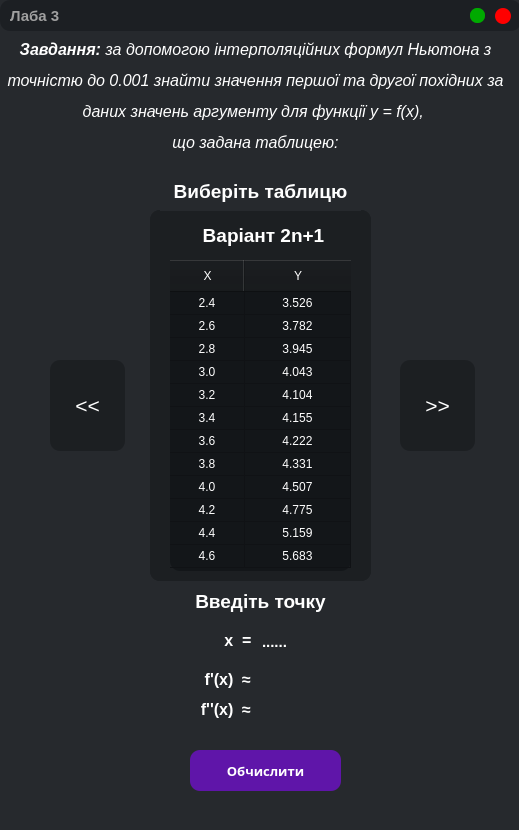
<?xml version="1.0" encoding="UTF-8"?>
<ui version="4.0">
 <class>Lab3</class>
 <widget class="QMainWindow" name="Lab3">
  <property name="geometry">
   <rect>
    <x>0</x>
    <y>0</y>
    <width>519</width>
    <height>830</height>
   </rect>
  </property>
  <property name="windowTitle">
   <string>MainWindow</string>
  </property>
  <property name="styleSheet">
   <string notr="true">background-color: rgb(38, 41, 45);</string>
  </property>
  <widget class="QWidget" name="centralwidget">
   <widget class="QStackedWidget" name="stackedWidget">
    <property name="geometry">
     <rect>
      <x>150</x>
      <y>210</y>
      <width>221</width>
      <height>371</height>
     </rect>
    </property>
    <property name="styleSheet">
     <string notr="true">background-color: rgb(28, 31, 34);
border-radius:10px;</string>
    </property>
    <property name="frameShape">
     <enum>QFrame::NoFrame</enum>
    </property>
    <property name="currentIndex">
     <number>0</number>
    </property>
    <widget class="QWidget" name="page_1">
     <widget class="QTableWidget" name="tableWidget">
      <property name="geometry">
       <rect>
        <x>20</x>
        <y>50</y>
        <width>181</width>
        <height>311</height>
       </rect>
      </property>
      <property name="styleSheet">
       <string notr="true">QTableWidget{
	background-color:rgb(19, 22, 25);
	color: rgb(255, 255, 255);
	qproperty-textAlignment: AlignHCenter, AlignHCenter;
	font: 85 12pt &quot;Segoe UI&quot;;
}

QHeaderView::section {
	text-align: center;
    background-color: rgb(19, 22, 25);
	color: rgb(255, 255, 255);
    height: 32px;
}

QTableCornerButton::section{
	background-color: rgb(19, 22, 25);
}</string>
      </property>
      <property name="frameShape">
       <enum>QFrame::NoFrame</enum>
      </property>
      <property name="verticalScrollBarPolicy">
       <enum>Qt::ScrollBarAlwaysOff</enum>
      </property>
      <property name="horizontalScrollBarPolicy">
       <enum>Qt::ScrollBarAlwaysOff</enum>
      </property>
      <property name="showGrid">
       <bool>true</bool>
      </property>
      <property name="gridStyle">
       <enum>Qt::SolidLine</enum>
      </property>
      <property name="wordWrap">
       <bool>true</bool>
      </property>
      <property name="cornerButtonEnabled">
       <bool>true</bool>
      </property>
      <property name="rowCount">
       <number>12</number>
      </property>
      <property name="columnCount">
       <number>2</number>
      </property>
      <attribute name="horizontalHeaderDefaultSectionSize">
       <number>75</number>
      </attribute>
      <attribute name="horizontalHeaderStretchLastSection">
       <bool>true</bool>
      </attribute>
      <attribute name="verticalHeaderVisible">
       <bool>false</bool>
      </attribute>
      <attribute name="verticalHeaderDefaultSectionSize">
       <number>23</number>
      </attribute>
      <attribute name="verticalHeaderHighlightSections">
       <bool>true</bool>
      </attribute>
      <attribute name="verticalHeaderShowSortIndicator" stdset="0">
       <bool>false</bool>
      </attribute>
      <attribute name="verticalHeaderStretchLastSection">
       <bool>false</bool>
      </attribute>
      <row>
       <property name="text">
        <string>0</string>
       </property>
       <property name="background">
        <color>
         <red>255</red>
         <green>255</green>
         <blue>255</blue>
        </color>
       </property>
      </row>
      <row>
       <property name="text">
        <string>1</string>
       </property>
      </row>
      <row>
       <property name="text">
        <string>2</string>
       </property>
      </row>
      <row>
       <property name="text">
        <string>3</string>
       </property>
      </row>
      <row>
       <property name="text">
        <string>4</string>
       </property>
      </row>
      <row>
       <property name="text">
        <string>5</string>
       </property>
      </row>
      <row>
       <property name="text">
        <string>6</string>
       </property>
      </row>
      <row>
       <property name="text">
        <string>7</string>
       </property>
      </row>
      <row>
       <property name="text">
        <string>8</string>
       </property>
      </row>
      <row>
       <property name="text">
        <string>9</string>
       </property>
      </row>
      <row>
       <property name="text">
        <string>10</string>
       </property>
      </row>
      <row>
       <property name="text">
        <string>11</string>
       </property>
      </row>
      <column>
       <property name="text">
        <string>X</string>
       </property>
       <property name="background">
        <color>
         <red>255</red>
         <green>255</green>
         <blue>255</blue>
        </color>
       </property>
       <property name="foreground">
        <brush brushstyle="SolidPattern">
         <color alpha="255">
          <red>0</red>
          <green>0</green>
          <blue>0</blue>
         </color>
        </brush>
       </property>
      </column>
      <column>
       <property name="text">
        <string>Y</string>
       </property>
       <property name="foreground">
        <brush brushstyle="SolidPattern">
         <color alpha="255">
          <red>19</red>
          <green>22</green>
          <blue>25</blue>
         </color>
        </brush>
       </property>
      </column>
      <item row="0" column="0">
       <property name="text">
        <string>2.4</string>
       </property>
       <property name="textAlignment">
        <set>AlignCenter</set>
       </property>
      </item>
      <item row="0" column="1">
       <property name="text">
        <string>3.526</string>
       </property>
       <property name="textAlignment">
        <set>AlignCenter</set>
       </property>
      </item>
      <item row="1" column="0">
       <property name="text">
        <string>2.6</string>
       </property>
       <property name="textAlignment">
        <set>AlignCenter</set>
       </property>
      </item>
      <item row="1" column="1">
       <property name="text">
        <string>3.782</string>
       </property>
       <property name="textAlignment">
        <set>AlignCenter</set>
       </property>
      </item>
      <item row="2" column="0">
       <property name="text">
        <string>2.8</string>
       </property>
       <property name="textAlignment">
        <set>AlignCenter</set>
       </property>
      </item>
      <item row="2" column="1">
       <property name="text">
        <string>3.945</string>
       </property>
       <property name="textAlignment">
        <set>AlignCenter</set>
       </property>
      </item>
      <item row="3" column="0">
       <property name="text">
        <string>3.0</string>
       </property>
       <property name="textAlignment">
        <set>AlignCenter</set>
       </property>
      </item>
      <item row="3" column="1">
       <property name="text">
        <string>4.043</string>
       </property>
       <property name="textAlignment">
        <set>AlignCenter</set>
       </property>
      </item>
      <item row="4" column="0">
       <property name="text">
        <string>3.2</string>
       </property>
       <property name="textAlignment">
        <set>AlignCenter</set>
       </property>
      </item>
      <item row="4" column="1">
       <property name="text">
        <string>4.104</string>
       </property>
       <property name="textAlignment">
        <set>AlignCenter</set>
       </property>
      </item>
      <item row="5" column="0">
       <property name="text">
        <string>3.4</string>
       </property>
       <property name="textAlignment">
        <set>AlignCenter</set>
       </property>
      </item>
      <item row="5" column="1">
       <property name="text">
        <string>4.155</string>
       </property>
       <property name="textAlignment">
        <set>AlignCenter</set>
       </property>
      </item>
      <item row="6" column="0">
       <property name="text">
        <string>3.6</string>
       </property>
       <property name="textAlignment">
        <set>AlignCenter</set>
       </property>
      </item>
      <item row="6" column="1">
       <property name="text">
        <string>4.222</string>
       </property>
       <property name="textAlignment">
        <set>AlignCenter</set>
       </property>
      </item>
      <item row="7" column="0">
       <property name="text">
        <string>3.8</string>
       </property>
       <property name="textAlignment">
        <set>AlignCenter</set>
       </property>
      </item>
      <item row="7" column="1">
       <property name="text">
        <string>4.331</string>
       </property>
       <property name="textAlignment">
        <set>AlignCenter</set>
       </property>
      </item>
      <item row="8" column="0">
       <property name="text">
        <string>4.0</string>
       </property>
       <property name="textAlignment">
        <set>AlignCenter</set>
       </property>
      </item>
      <item row="8" column="1">
       <property name="text">
        <string>4.507</string>
       </property>
       <property name="textAlignment">
        <set>AlignCenter</set>
       </property>
      </item>
      <item row="9" column="0">
       <property name="text">
        <string>4.2</string>
       </property>
       <property name="textAlignment">
        <set>AlignCenter</set>
       </property>
      </item>
      <item row="9" column="1">
       <property name="text">
        <string>4.775</string>
       </property>
       <property name="textAlignment">
        <set>AlignCenter</set>
       </property>
      </item>
      <item row="10" column="0">
       <property name="text">
        <string>4.4</string>
       </property>
       <property name="textAlignment">
        <set>AlignCenter</set>
       </property>
      </item>
      <item row="10" column="1">
       <property name="text">
        <string>5.159</string>
       </property>
       <property name="textAlignment">
        <set>AlignCenter</set>
       </property>
      </item>
      <item row="11" column="0">
       <property name="text">
        <string>4.6</string>
       </property>
       <property name="textAlignment">
        <set>AlignCenter</set>
       </property>
      </item>
      <item row="11" column="1">
       <property name="text">
        <string>5.683</string>
       </property>
       <property name="textAlignment">
        <set>AlignCenter</set>
       </property>
      </item>
     </widget>
     <widget class="QLabel" name="label_2">
      <property name="geometry">
       <rect>
        <x>13</x>
        <y>10</y>
        <width>201</width>
        <height>31</height>
       </rect>
      </property>
      <property name="font">
       <font>
        <family>Segoe UI</family>
        <pointsize>14</pointsize>
        <weight>75</weight>
        <bold>true</bold>
       </font>
      </property>
      <property name="styleSheet">
       <string notr="true">color: rgb(255, 255, 255);
</string>
      </property>
      <property name="text">
       <string>Варіант 2n+1</string>
      </property>
      <property name="alignment">
       <set>Qt::AlignCenter</set>
      </property>
     </widget>
    </widget>
    <widget class="QWidget" name="page_2">
     <widget class="QTableWidget" name="tableWidget_2">
      <property name="geometry">
       <rect>
        <x>20</x>
        <y>50</y>
        <width>181</width>
        <height>311</height>
       </rect>
      </property>
      <property name="styleSheet">
       <string notr="true">QTableWidget{
	background-color:rgb(19, 22, 25);
	color: rgb(255, 255, 255);
	qproperty-textAlignment: AlignHCenter, AlignHCenter;
	font: 85 12pt &quot;Segoe UI&quot;;
}

QHeaderView::section {
	text-align: center;
    background-color: rgb(19, 22, 25);
	color: rgb(255, 255, 255);
    height: 32px;
}

QTableCornerButton::section{
	background-color: rgb(19, 22, 25);
}</string>
      </property>
      <property name="frameShape">
       <enum>QFrame::NoFrame</enum>
      </property>
      <property name="verticalScrollBarPolicy">
       <enum>Qt::ScrollBarAlwaysOff</enum>
      </property>
      <property name="horizontalScrollBarPolicy">
       <enum>Qt::ScrollBarAlwaysOff</enum>
      </property>
      <property name="showGrid">
       <bool>true</bool>
      </property>
      <property name="gridStyle">
       <enum>Qt::SolidLine</enum>
      </property>
      <property name="wordWrap">
       <bool>true</bool>
      </property>
      <property name="cornerButtonEnabled">
       <bool>true</bool>
      </property>
      <property name="rowCount">
       <number>12</number>
      </property>
      <property name="columnCount">
       <number>2</number>
      </property>
      <attribute name="horizontalHeaderCascadingSectionResizes">
       <bool>false</bool>
      </attribute>
      <attribute name="horizontalHeaderDefaultSectionSize">
       <number>75</number>
      </attribute>
      <attribute name="horizontalHeaderStretchLastSection">
       <bool>true</bool>
      </attribute>
      <attribute name="verticalHeaderVisible">
       <bool>false</bool>
      </attribute>
      <attribute name="verticalHeaderCascadingSectionResizes">
       <bool>false</bool>
      </attribute>
      <attribute name="verticalHeaderDefaultSectionSize">
       <number>23</number>
      </attribute>
      <attribute name="verticalHeaderStretchLastSection">
       <bool>false</bool>
      </attribute>
      <row>
       <property name="text">
        <string>0</string>
       </property>
       <property name="background">
        <color>
         <red>255</red>
         <green>255</green>
         <blue>255</blue>
        </color>
       </property>
      </row>
      <row>
       <property name="text">
        <string>1</string>
       </property>
      </row>
      <row>
       <property name="text">
        <string>2</string>
       </property>
      </row>
      <row>
       <property name="text">
        <string>3</string>
       </property>
      </row>
      <row>
       <property name="text">
        <string>4</string>
       </property>
      </row>
      <row>
       <property name="text">
        <string>5</string>
       </property>
      </row>
      <row>
       <property name="text">
        <string>6</string>
       </property>
      </row>
      <row>
       <property name="text">
        <string>7</string>
       </property>
      </row>
      <row>
       <property name="text">
        <string>8</string>
       </property>
      </row>
      <row>
       <property name="text">
        <string>9</string>
       </property>
      </row>
      <row>
       <property name="text">
        <string>10</string>
       </property>
      </row>
      <row>
       <property name="text">
        <string>11</string>
       </property>
      </row>
      <column>
       <property name="text">
        <string>X</string>
       </property>
       <property name="background">
        <color>
         <red>255</red>
         <green>255</green>
         <blue>255</blue>
        </color>
       </property>
       <property name="foreground">
        <brush brushstyle="SolidPattern">
         <color alpha="255">
          <red>0</red>
          <green>0</green>
          <blue>0</blue>
         </color>
        </brush>
       </property>
      </column>
      <column>
       <property name="text">
        <string>Y</string>
       </property>
       <property name="foreground">
        <brush brushstyle="SolidPattern">
         <color alpha="255">
          <red>19</red>
          <green>22</green>
          <blue>25</blue>
         </color>
        </brush>
       </property>
      </column>
      <item row="0" column="0">
       <property name="text">
        <string>1.5</string>
       </property>
       <property name="textAlignment">
        <set>AlignCenter</set>
       </property>
      </item>
      <item row="0" column="1">
       <property name="text">
        <string>10.517</string>
       </property>
       <property name="textAlignment">
        <set>AlignCenter</set>
       </property>
      </item>
      <item row="1" column="0">
       <property name="text">
        <string>2.0</string>
       </property>
       <property name="textAlignment">
        <set>AlignCenter</set>
       </property>
      </item>
      <item row="1" column="1">
       <property name="text">
        <string>10.193</string>
       </property>
       <property name="textAlignment">
        <set>AlignCenter</set>
       </property>
      </item>
      <item row="2" column="0">
       <property name="text">
        <string>2.5</string>
       </property>
       <property name="textAlignment">
        <set>AlignCenter</set>
       </property>
      </item>
      <item row="2" column="1">
       <property name="text">
        <string>9.807</string>
       </property>
       <property name="textAlignment">
        <set>AlignCenter</set>
       </property>
      </item>
      <item row="3" column="0">
       <property name="text">
        <string>3.0</string>
       </property>
       <property name="textAlignment">
        <set>AlignCenter</set>
       </property>
      </item>
      <item row="3" column="1">
       <property name="text">
        <string>9.387</string>
       </property>
       <property name="textAlignment">
        <set>AlignCenter</set>
       </property>
      </item>
      <item row="4" column="0">
       <property name="text">
        <string>3.5</string>
       </property>
       <property name="textAlignment">
        <set>AlignCenter</set>
       </property>
      </item>
      <item row="4" column="1">
       <property name="text">
        <string>8.977</string>
       </property>
       <property name="textAlignment">
        <set>AlignCenter</set>
       </property>
      </item>
      <item row="5" column="0">
       <property name="text">
        <string>4.0</string>
       </property>
       <property name="textAlignment">
        <set>AlignCenter</set>
       </property>
      </item>
      <item row="5" column="1">
       <property name="text">
        <string>8.637</string>
       </property>
       <property name="textAlignment">
        <set>AlignCenter</set>
       </property>
      </item>
      <item row="6" column="0">
       <property name="text">
        <string>4.5</string>
       </property>
       <property name="textAlignment">
        <set>AlignCenter</set>
       </property>
      </item>
      <item row="6" column="1">
       <property name="text">
        <string>8.442</string>
       </property>
       <property name="textAlignment">
        <set>AlignCenter</set>
       </property>
      </item>
      <item row="7" column="0">
       <property name="text">
        <string>5.0</string>
       </property>
       <property name="textAlignment">
        <set>AlignCenter</set>
       </property>
      </item>
      <item row="7" column="1">
       <property name="text">
        <string>8.482</string>
       </property>
       <property name="textAlignment">
        <set>AlignCenter</set>
       </property>
      </item>
      <item row="8" column="0">
       <property name="text">
        <string>5.5</string>
       </property>
       <property name="textAlignment">
        <set>AlignCenter</set>
       </property>
      </item>
      <item row="8" column="1">
       <property name="text">
        <string>8.862</string>
       </property>
       <property name="textAlignment">
        <set>AlignCenter</set>
       </property>
      </item>
      <item row="9" column="0">
       <property name="text">
        <string>6.0</string>
       </property>
       <property name="textAlignment">
        <set>AlignCenter</set>
       </property>
      </item>
      <item row="9" column="1">
       <property name="text">
        <string>9.701</string>
       </property>
       <property name="textAlignment">
        <set>AlignCenter</set>
       </property>
      </item>
      <item row="10" column="0">
       <property name="text">
        <string>6.5</string>
       </property>
       <property name="textAlignment">
        <set>AlignCenter</set>
       </property>
      </item>
      <item row="10" column="1">
       <property name="text">
        <string>11.132</string>
       </property>
       <property name="textAlignment">
        <set>AlignCenter</set>
       </property>
      </item>
      <item row="11" column="0">
       <property name="text">
        <string>7.0</string>
       </property>
       <property name="textAlignment">
        <set>AlignCenter</set>
       </property>
      </item>
      <item row="11" column="1">
       <property name="text">
        <string>13.302</string>
       </property>
       <property name="textAlignment">
        <set>AlignCenter</set>
       </property>
      </item>
     </widget>
     <widget class="QLabel" name="label_7">
      <property name="geometry">
       <rect>
        <x>13</x>
        <y>10</y>
        <width>201</width>
        <height>31</height>
       </rect>
      </property>
      <property name="font">
       <font>
        <family>Segoe UI</family>
        <pointsize>14</pointsize>
        <weight>75</weight>
        <bold>true</bold>
       </font>
      </property>
      <property name="styleSheet">
       <string notr="true">color: rgb(255, 255, 255);
</string>
      </property>
      <property name="text">
       <string>Варіант 2n</string>
      </property>
      <property name="alignment">
       <set>Qt::AlignCenter</set>
      </property>
     </widget>
    </widget>
    <widget class="QWidget" name="page_3">
     <widget class="QLabel" name="label_3">
      <property name="geometry">
       <rect>
        <x>30</x>
        <y>140</y>
        <width>161</width>
        <height>61</height>
       </rect>
      </property>
      <property name="font">
       <font>
        <family>Segoe UI</family>
        <pointsize>14</pointsize>
        <weight>75</weight>
        <bold>true</bold>
       </font>
      </property>
      <property name="styleSheet">
       <string notr="true">color: rgb(255, 255, 255);
align: center;</string>
      </property>
      <property name="text">
       <string>&lt;html&gt;&lt;head/&gt;&lt;body&gt;&lt;p&gt;Ваша таблиця&lt;/p&gt;&lt;p&gt;&lt;span style=&quot; font-weight:400;&quot;&gt;.csv&lt;/span&gt;&lt;/p&gt;&lt;/body&gt;&lt;/html&gt;</string>
      </property>
      <property name="alignment">
       <set>Qt::AlignCenter</set>
      </property>
     </widget>
    </widget>
   </widget>
   <widget class="QLabel" name="label_4">
    <property name="geometry">
     <rect>
      <x>0</x>
      <y>40</y>
      <width>511</width>
      <height>121</height>
     </rect>
    </property>
    <property name="font">
     <font>
      <family>Segoe UI</family>
      <pointsize>12</pointsize>
      <weight>50</weight>
      <italic>true</italic>
      <bold>false</bold>
     </font>
    </property>
    <property name="styleSheet">
     <string notr="true">color: rgb(255, 255, 255);</string>
    </property>
    <property name="text">
     <string>&lt;html&gt;&lt;head/&gt;&lt;body&gt;&lt;p align=&quot;center&quot;&gt;&lt;span style=&quot; font-weight:600;&quot;&gt;Завдання:&lt;/span&gt; за допомогою інтерполяційних формул Ньютона з&lt;/p&gt;&lt;p align=&quot;center&quot;&gt;точністю до 0.001 знайти значення першої та другої похідних за&lt;/p&gt;&lt;p align=&quot;center&quot;&gt;даних значень аргументу для функції y = f(x), &lt;/p&gt;&lt;p align=&quot;center&quot;&gt;що задана таблицею:&lt;/p&gt;&lt;/body&gt;&lt;/html&gt;</string>
    </property>
    <property name="alignment">
     <set>Qt::AlignLeading|Qt::AlignLeft|Qt::AlignTop</set>
    </property>
   </widget>
   <widget class="QLabel" name="label_5">
    <property name="geometry">
     <rect>
      <x>160</x>
      <y>180</y>
      <width>201</width>
      <height>31</height>
     </rect>
    </property>
    <property name="font">
     <font>
      <family>Segoe UI</family>
      <pointsize>14</pointsize>
      <weight>75</weight>
      <bold>true</bold>
     </font>
    </property>
    <property name="styleSheet">
     <string notr="true">color: rgb(255, 255, 255);
</string>
    </property>
    <property name="text">
     <string>Виберіть таблицю</string>
    </property>
    <property name="alignment">
     <set>Qt::AlignHCenter|Qt::AlignTop</set>
    </property>
   </widget>
   <widget class="QFrame" name="frame_header">
    <property name="geometry">
     <rect>
      <x>0</x>
      <y>0</y>
      <width>521</width>
      <height>31</height>
     </rect>
    </property>
    <property name="styleSheet">
     <string notr="true">border-radius: 10px;
background-color: rgb(28, 31, 35)</string>
    </property>
    <property name="frameShape">
     <enum>QFrame::StyledPanel</enum>
    </property>
    <property name="frameShadow">
     <enum>QFrame::Raised</enum>
    </property>
    <widget class="QLabel" name="label_6">
     <property name="geometry">
      <rect>
       <x>10</x>
       <y>6</y>
       <width>148</width>
       <height>20</height>
      </rect>
     </property>
     <property name="font">
      <font>
       <family>Segoe UI</family>
       <pointsize>11</pointsize>
       <weight>75</weight>
       <bold>true</bold>
      </font>
     </property>
     <property name="layoutDirection">
      <enum>Qt::LeftToRight</enum>
     </property>
     <property name="styleSheet">
      <string notr="true">color:rgb(160, 160, 160)</string>
     </property>
     <property name="frameShape">
      <enum>QFrame::NoFrame</enum>
     </property>
     <property name="text">
      <string>Лаба 3</string>
     </property>
     <property name="alignment">
      <set>Qt::AlignLeading|Qt::AlignLeft|Qt::AlignVCenter</set>
     </property>
    </widget>
    <widget class="QPushButton" name="pushButton_exp">
     <property name="geometry">
      <rect>
       <x>470</x>
       <y>8</y>
       <width>15</width>
       <height>15</height>
      </rect>
     </property>
     <property name="font">
      <font>
       <family>Segoe UI</family>
       <pointsize>10</pointsize>
       <weight>50</weight>
       <bold>false</bold>
      </font>
     </property>
     <property name="cursor">
      <cursorShape>PointingHandCursor</cursorShape>
     </property>
     <property name="styleSheet">
      <string notr="true">QPushButton{
	background-color: rgb(0, 170, 0);
	border-radius: 7px;
	text-align: center;
}

QPushButton:hover{
	background-color: rgb(0, 111, 0);
}

QPushButton:pressed{
	background-color: rgb(0, 153, 0);
}</string>
     </property>
     <property name="text">
      <string/>
     </property>
    </widget>
    <widget class="QPushButton" name="pushButton_close">
     <property name="geometry">
      <rect>
       <x>495</x>
       <y>8</y>
       <width>16</width>
       <height>16</height>
      </rect>
     </property>
     <property name="font">
      <font>
       <family>Segoe UI</family>
       <pointsize>10</pointsize>
       <weight>50</weight>
       <bold>false</bold>
      </font>
     </property>
     <property name="cursor">
      <cursorShape>PointingHandCursor</cursorShape>
     </property>
     <property name="styleSheet">
      <string notr="true">QPushButton{
	background-color: rgb(255, 0, 0);
	border-radius: 8px;
	text-align: center;
}

QPushButton:hover{
	background-color: rgb(175, 0, 0);
}

QPushButton:pressed{
	background-color: rgb(229, 0, 0);
}</string>
     </property>
     <property name="text">
      <string/>
     </property>
    </widget>
   </widget>
   <widget class="QPushButton" name="pushButton2">
    <property name="geometry">
     <rect>
      <x>190</x>
      <y>750</y>
      <width>151</width>
      <height>41</height>
     </rect>
    </property>
    <property name="font">
     <font>
      <family>Bodoni MT Black</family>
      <pointsize>10</pointsize>
      <weight>75</weight>
      <bold>true</bold>
     </font>
    </property>
    <property name="cursor">
     <cursorShape>PointingHandCursor</cursorShape>
    </property>
    <property name="styleSheet">
     <string notr="true">QPushButton {
	background-color: #5F15A9;
	color: rgb(255, 255, 255);
	border-radius: 10px;
}

QPushButton:hover {
	background-color: rgb(81, 16, 145);
}

QPushButton:pressed {
	background-color: rgb(68, 14, 121);
}</string>
    </property>
    <property name="text">
     <string>Обчислити</string>
    </property>
   </widget>
   <widget class="QLabel" name="label_8">
    <property name="geometry">
     <rect>
      <x>160</x>
      <y>590</y>
      <width>201</width>
      <height>31</height>
     </rect>
    </property>
    <property name="font">
     <font>
      <family>Segoe UI</family>
      <pointsize>14</pointsize>
      <weight>75</weight>
      <bold>true</bold>
     </font>
    </property>
    <property name="styleSheet">
     <string notr="true">color: rgb(255, 255, 255);
</string>
    </property>
    <property name="text">
     <string>Введіть точку</string>
    </property>
    <property name="alignment">
     <set>Qt::AlignHCenter|Qt::AlignTop</set>
    </property>
   </widget>
   <widget class="QLineEdit" name="lineEdit_input">
    <property name="geometry">
     <rect>
      <x>260</x>
      <y>631</y>
      <width>71</width>
      <height>21</height>
     </rect>
    </property>
    <property name="font">
     <font>
      <family>Segoe UI</family>
      <pointsize>11</pointsize>
      <weight>75</weight>
      <bold>true</bold>
     </font>
    </property>
    <property name="styleSheet">
     <string notr="true">background-color: rgb(38, 41, 45);
color: rgb(255, 255, 255);
border: none;</string>
    </property>
    <property name="text">
     <string>......</string>
    </property>
    <property name="alignment">
     <set>Qt::AlignLeading|Qt::AlignLeft|Qt::AlignVCenter</set>
    </property>
   </widget>
   <widget class="QLabel" name="label_9">
    <property name="geometry">
     <rect>
      <x>185</x>
      <y>630</y>
      <width>71</width>
      <height>21</height>
     </rect>
    </property>
    <property name="font">
     <font>
      <family>Segoe UI</family>
      <pointsize>12</pointsize>
      <weight>75</weight>
      <bold>true</bold>
     </font>
    </property>
    <property name="styleSheet">
     <string notr="true">color: rgb(255, 255, 255);</string>
    </property>
    <property name="text">
     <string>x  = </string>
    </property>
    <property name="alignment">
     <set>Qt::AlignRight|Qt::AlignTrailing|Qt::AlignVCenter</set>
    </property>
   </widget>
   <widget class="QLabel" name="label_10">
    <property name="geometry">
     <rect>
      <x>200</x>
      <y>669</y>
      <width>51</width>
      <height>21</height>
     </rect>
    </property>
    <property name="font">
     <font>
      <family>Segoe UI</family>
      <pointsize>12</pointsize>
      <weight>75</weight>
      <bold>true</bold>
     </font>
    </property>
    <property name="styleSheet">
     <string notr="true">color: rgb(255, 255, 255);</string>
    </property>
    <property name="text">
     <string>f'(x)  ≈</string>
    </property>
    <property name="alignment">
     <set>Qt::AlignRight|Qt::AlignTrailing|Qt::AlignVCenter</set>
    </property>
   </widget>
   <widget class="QLabel" name="label_result1">
    <property name="geometry">
     <rect>
      <x>260</x>
      <y>670</y>
      <width>91</width>
      <height>21</height>
     </rect>
    </property>
    <property name="font">
     <font>
      <family>Segoe UI</family>
      <pointsize>12</pointsize>
      <weight>75</weight>
      <bold>true</bold>
     </font>
    </property>
    <property name="styleSheet">
     <string notr="true">color: rgb(255, 255, 255);</string>
    </property>
    <property name="text">
     <string/>
    </property>
    <property name="alignment">
     <set>Qt::AlignLeading|Qt::AlignLeft|Qt::AlignVCenter</set>
    </property>
   </widget>
   <widget class="QLabel" name="label_11">
    <property name="geometry">
     <rect>
      <x>180</x>
      <y>699</y>
      <width>71</width>
      <height>21</height>
     </rect>
    </property>
    <property name="font">
     <font>
      <family>Segoe UI</family>
      <pointsize>12</pointsize>
      <weight>75</weight>
      <bold>true</bold>
     </font>
    </property>
    <property name="styleSheet">
     <string notr="true">color: rgb(255, 255, 255);</string>
    </property>
    <property name="text">
     <string>f''(x)  ≈</string>
    </property>
    <property name="alignment">
     <set>Qt::AlignRight|Qt::AlignTrailing|Qt::AlignVCenter</set>
    </property>
   </widget>
   <widget class="QLabel" name="label_result2">
    <property name="geometry">
     <rect>
      <x>260</x>
      <y>700</y>
      <width>91</width>
      <height>21</height>
     </rect>
    </property>
    <property name="font">
     <font>
      <family>Segoe UI</family>
      <pointsize>12</pointsize>
      <weight>75</weight>
      <bold>true</bold>
     </font>
    </property>
    <property name="styleSheet">
     <string notr="true">color: rgb(255, 255, 255);</string>
    </property>
    <property name="text">
     <string/>
    </property>
    <property name="alignment">
     <set>Qt::AlignLeading|Qt::AlignLeft|Qt::AlignVCenter</set>
    </property>
   </widget>
   <widget class="QPushButton" name="pushButton_right">
    <property name="geometry">
     <rect>
      <x>400</x>
      <y>360</y>
      <width>75</width>
      <height>91</height>
     </rect>
    </property>
    <property name="font">
     <font>
      <pointsize>16</pointsize>
     </font>
    </property>
    <property name="cursor">
     <cursorShape>PointingHandCursor</cursorShape>
    </property>
    <property name="styleSheet">
     <string notr="true">QPushButton {
	background-color: rgb(28, 31, 34);
	color: rgb(255, 255, 255);
	border-radius: 10px;
}

QPushButton:hover {
	background-color: rgb(53, 59, 65);
}

QPushButton:pressed {
	background-color: rgb(19, 22, 25);
}</string>
    </property>
    <property name="text">
     <string>&gt;&gt;</string>
    </property>
   </widget>
   <widget class="QPushButton" name="pushButton_left">
    <property name="geometry">
     <rect>
      <x>50</x>
      <y>360</y>
      <width>75</width>
      <height>91</height>
     </rect>
    </property>
    <property name="font">
     <font>
      <pointsize>16</pointsize>
     </font>
    </property>
    <property name="cursor">
     <cursorShape>PointingHandCursor</cursorShape>
    </property>
    <property name="styleSheet">
     <string notr="true">QPushButton {
	background-color: rgb(28, 31, 34);
	color: rgb(255, 255, 255);
	border-radius: 10px;
}

QPushButton:hover {
	background-color: rgb(53, 59, 65);
}

QPushButton:pressed {
	background-color: rgb(19, 22, 25);
}</string>
    </property>
    <property name="text">
     <string>&lt;&lt;</string>
    </property>
   </widget>
  </widget>
 </widget>
 <resources/>
 <connections/>
</ui>
